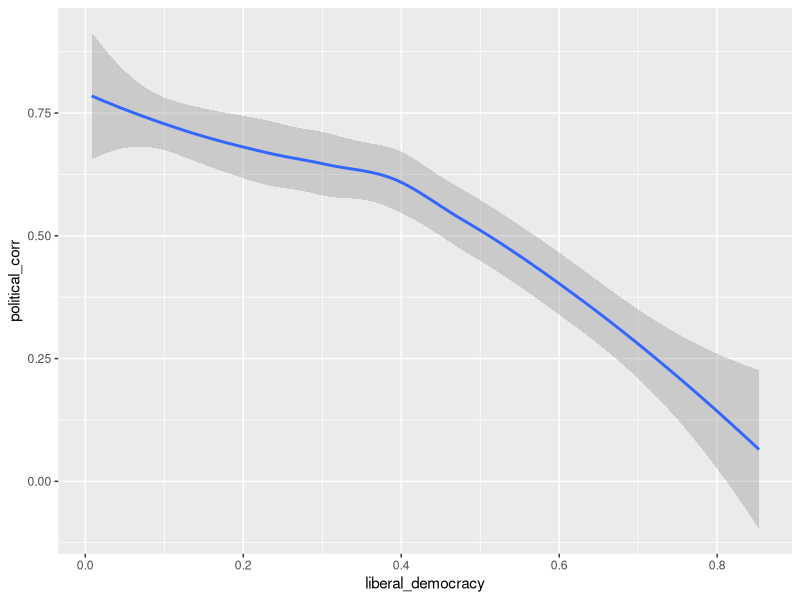
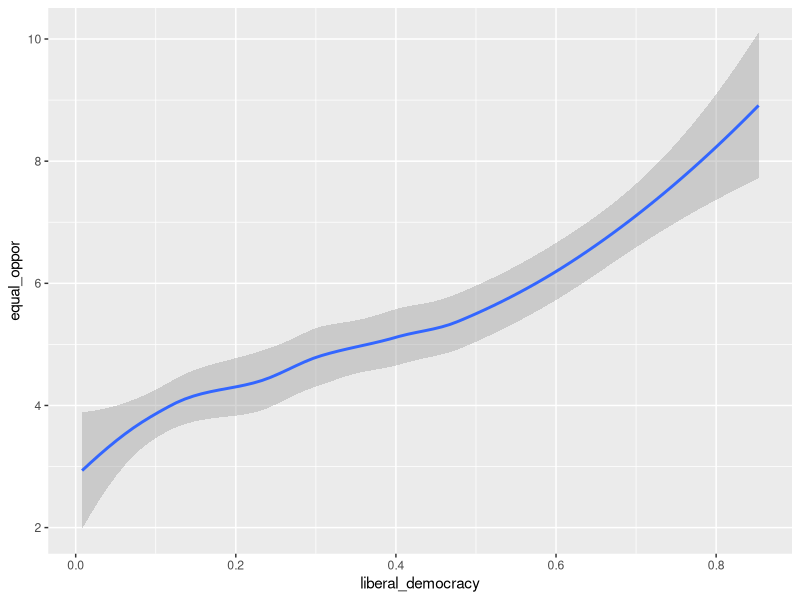
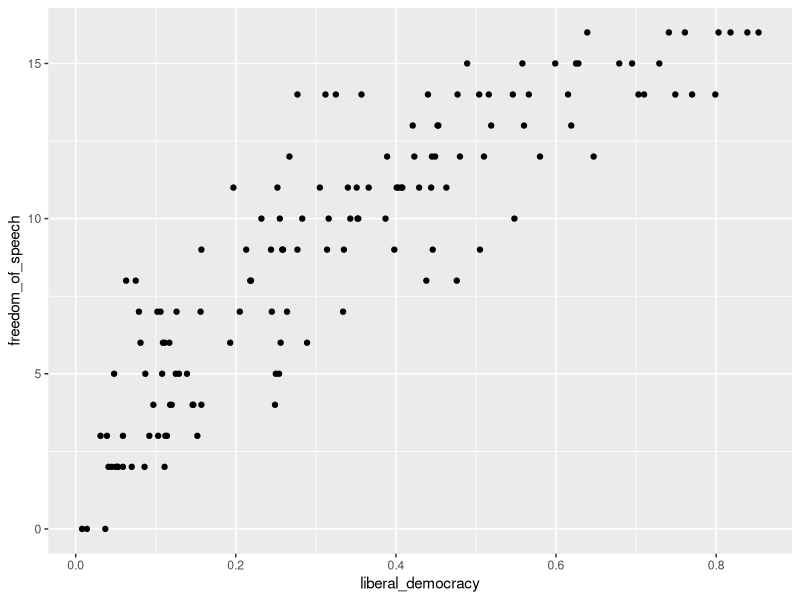
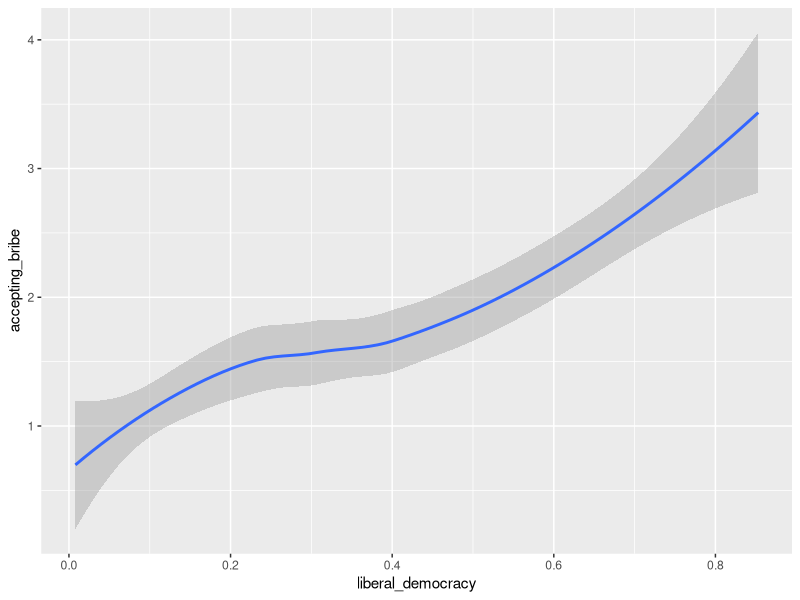
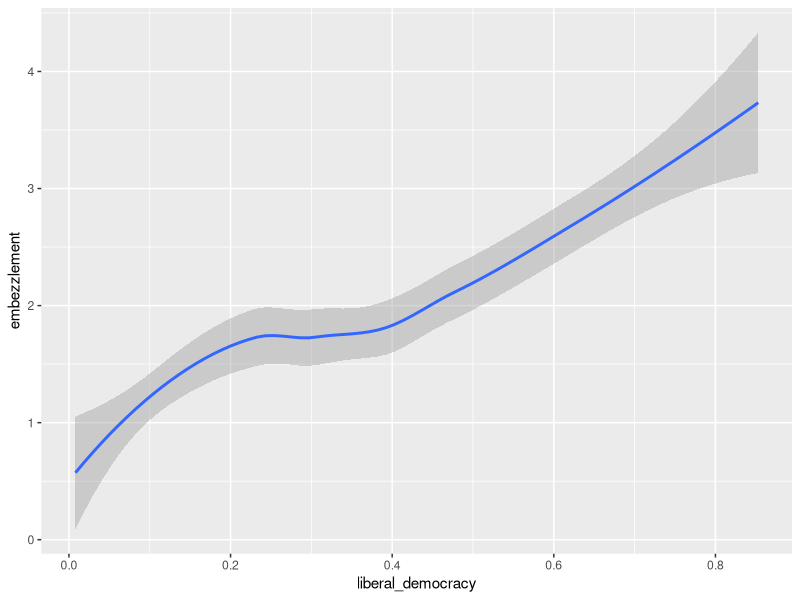
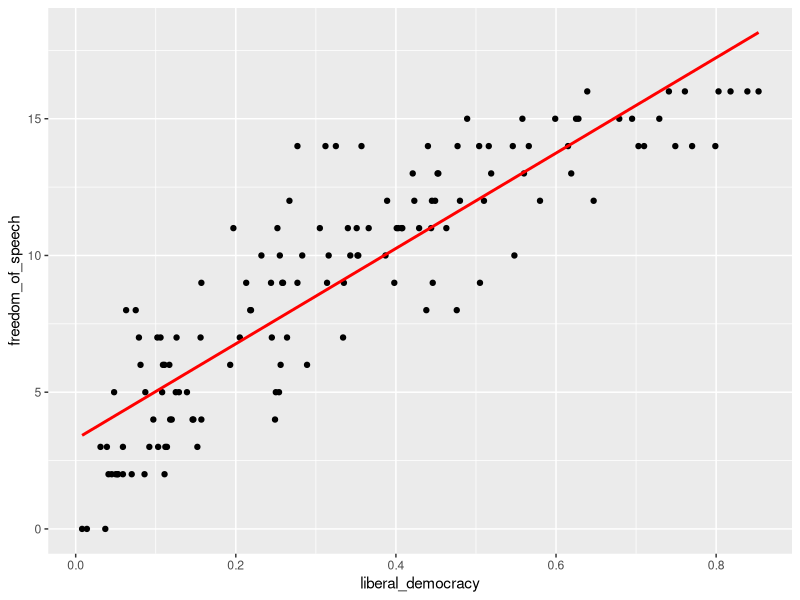

Write the R code that produced these figures, in order.
## ---- chunk 1
knitr::opts_chunk$set(echo = TRUE)
## ---- chunk 2
  library(tidyverse)
## ---- chunk 3
  qog_std <- read.csv("dataset/qog_std_cs_jan22.csv")



qog_std %>% drop_na()
## ---- chunk 4
 qog_std$oecd_c
## ---- chunk 5
democracy_effect <- qog_std %>%
  select(
    jht_ccc,
    jht_ccd,
    who_alcohol10,
    who_suit,
    who_let,
    egov_hci,
    vdem_libdem,
    eu_isiuhlt,
    vdem_corr,
    bti_eo,
    wdi_firfown,
    gfs_educ,
    oecd_evogdp_t1,
    fh_feb,
    wvs_satlif,
    vdem_exbribe,
    vdem_exembez,
    fh_pr,
    vdem_mecorrpt,
    gol_inst
  )%>%
  rename(
    covid_deaths = jht_ccc,
    covid_cases = jht_ccd,
    alcohol_consumption = who_alcohol10,
    suicide_rate = who_suit,
    life_expectancy = who_let,
    basic_human_needs = egov_hci,
    liberal_democracy = vdem_libdem,
    political_rights = fh_pr,
    seeking_health_info = eu_isiuhlt,
    political_corr = vdem_corr,
    equal_oppor = bti_eo,
    firm_With_women_ownership = wdi_firfown,
    exp_on_edu = gfs_educ,
    gdp_growth =oecd_evogdp_t1,
    freedom_of_speech = fh_feb,
    satisfiction_of_life = wvs_satlif,
    accepting_bribe = vdem_exbribe,
    embezzlement = vdem_exembez,
    media_corrupt = vdem_mecorrpt
  ) %>% drop_na(liberal_democracy, 
                political_corr, equal_oppor, 
                freedom_of_speech, 
                accepting_bribe, 
                embezzlement,
                media_corrupt)

democracy_effect
## ---- chunk 6
  ggplot(data = democracy_effect) +
  geom_smooth(mapping = aes(x = liberal_democracy, y = political_corr))
## ---- chunk 7
  ggplot(data = democracy_effect) +
  geom_smooth(mapping = aes(x = liberal_democracy, y = equal_oppor))

## ---- chunk 8
  ggplot(data = democracy_effect) +
  geom_point(mapping = aes(x = liberal_democracy, y = freedom_of_speech)) 


## ---- chunk 9
  ggplot(data = democracy_effect) +
  geom_smooth(mapping = aes(x = liberal_democracy, y = accepting_bribe))


## ---- chunk 10
  ggplot(data = democracy_effect) +
  geom_smooth(mapping = aes(x = liberal_democracy, y = embezzlement))

## ---- chunk 11
  ggplot(data = democracy_effect, mapping = aes(x = liberal_democracy, y = freedom_of_speech)) +
  geom_point() +
  geom_smooth(method = lm, color ="red", se=FALSE)
